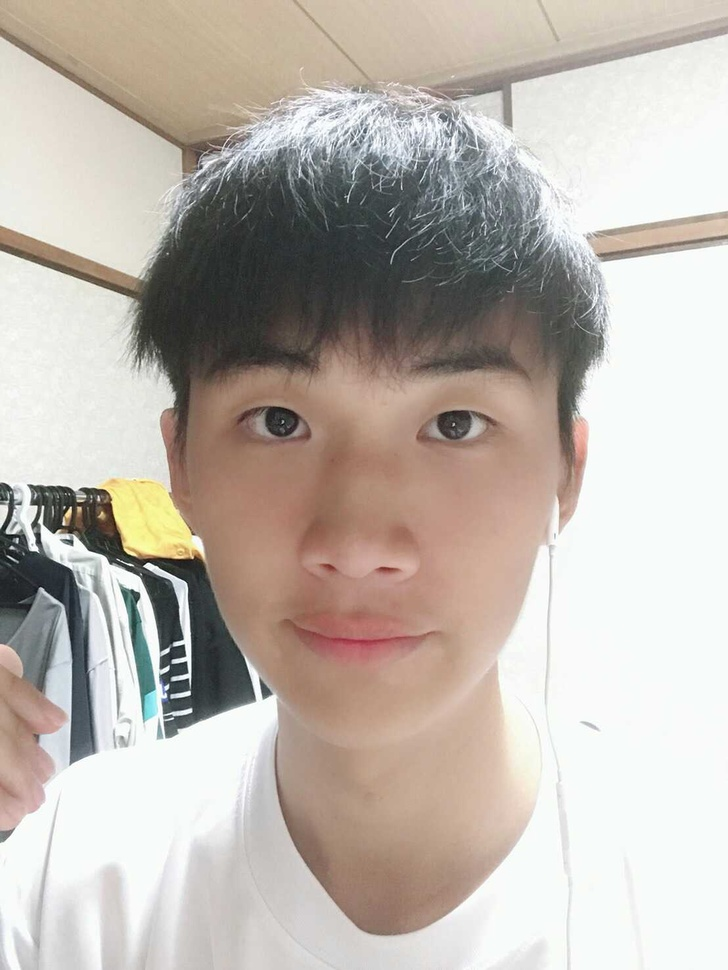
#> input picture test_face.jpg, 728 x 970 px, shrunk from 1108 x 1476 before the run
$ python main.py
#> lines starting #> are read from the running program, lines starting #| are printed output that depends on the picture
import sys
import cv2

# 学習済のHaar-like特徴を用いた分類器のデータ
# もしカスケード分類器用のファイルが無ければgithubからダウンロードもできる
# https://github.com/opencv/opencv/tree/master/data/haarcascades
face_cascade_path = './haarcascades/haarcascade_frontalface_default.xml'
eye_cascade_path = './haarcascades/haarcascade_eye.xml'
smile_cascade_path = './haarcascades/haarcascade_smile.xml'

# 引数(かっこの中の変数)： カスケード分類器の設定ファイル
# カスケード分類器の設定ファイルは自動的に作成される
# カスケードのファイルを読み込み
face_cascade = cv2.CascadeClassifier(face_cascade_path)
eye_cascade = cv2.CascadeClassifier(eye_cascade_path)
smile_cascade = cv2.CascadeClassifier(smile_cascade_path)

# 画像を読み込み
# imreadもcv2のパッケージの中に含まれている
# 相対パスで画像のファイルの読み込みができる
src = cv2.imread('./test_face.jpg')
#> src is the input picture: shape (970, 728, 3); mean B, G, R 174.2, 182.1, 190.3

# 白黒にする(二次元配列)
src_gray = cv2.cvtColor(src, cv2.COLOR_BGR2GRAY)
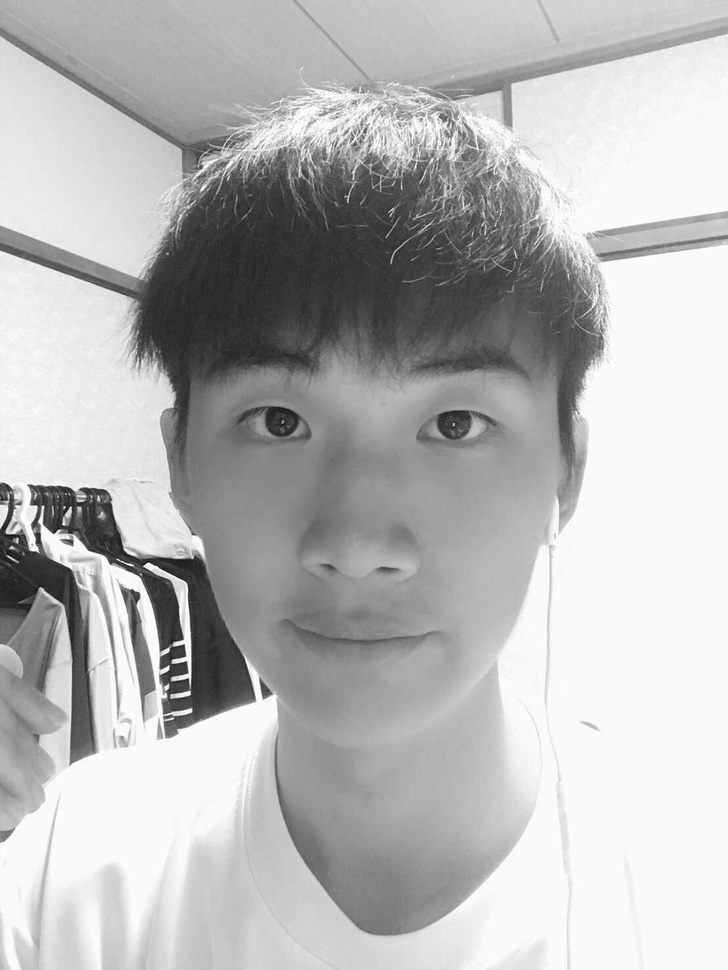
#> src_gray: shape (970, 728); min 9, max 255, mean 183.7

# カスケード定義ファイルのデータ精査
faces = face_cascade.detectMultiScale(src_gray)
#> faces = ()
smile = smile_cascade.detectMultiScale(src_gray)
#> smile = 41 rows, first 6: [365, 76, 93, 46], [262, 71, 110, 55], [439, 83, 45, 22], [238, 98, 43, 22], [244, 119, 41, 20], [203, 138, 40, 20]

# カスケードファイルの中身が無かったらエラーを吐く
if(len(faces) == 0):
    print("Failed")
    # プログラムを終了させる
    sys.exit()
#> (the program exits here)
